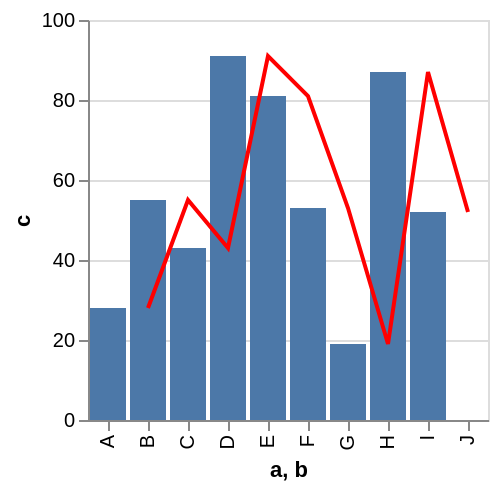

Describe this chart as a Vega-Lite specification.
### Vega specification from a JSON file in a GitHub repository (floating-point values rounded to 4 significant figures)
{"$schema": "https://vega.github.io/schema/vega/v5.json", "autosize": "pad", "padding": 5, "height": 200, "style": "cell", "data": [{"name": "source_0", "values": [{"a": "A", "b": "B", "c": 28}, {"a": "B", "b": "C", "c": 55}, {"a": "C", "b": "D", "c": 43}, {"a": "D", "b": "E", "c": 91}, {"a": "E", "b": "F", "c": 81}, {"a": "F", "b": "G", "c": 53}, {"a": "G", "b": "H", "c": 19}, {"a": "H", "b": "I", "c": 87}, {"a": "I", "b": "J", "c": 52}]}, {"name": "data_0", "source": "source_0", "transform": [{"type": "filter", "expr": "datum[\"c\"] !== null && isFinite(datum[\"c\"])"}]}], "signals": [{"name": "x_step", "value": 20}, {"name": "width", "update": "bandspace(domain('x').length, 0.1, 0.05) * x_step"}], "marks": [{"name": "layer_0_marks", "type": "rect", "style": ["bar"], "from": {"data": "data_0"}, "encode": {"update": {"fill": {"value": "#4c78a8"}, "x": {"scale": "x", "field": "a"}, "width": {"scale": "x", "band": true}, "y": {"scale": "y", "field": "c"}, "y2": {"scale": "y", "value": 0}}}}, {"name": "layer_1_marks", "type": "line", "style": ["line"], "sort": {"field": "datum[\"b\"]"}, "from": {"data": "source_0"}, "encode": {"update": {"stroke": {"value": "red"}, "x": {"scale": "x", "field": "b", "band": 0.5}, "y": {"scale": "y", "field": "c"}, "defined": {"signal": "datum[\"c\"] !== null && isFinite(datum[\"c\"])"}}}}], "scales": [{"name": "x", "type": "band", "domain": {"fields": [{"data": "data_0", "field": "a"}, {"data": "source_0", "field": "b"}], "sort": true}, "range": {"step": {"signal": "x_step"}}, "paddingInner": 0.1, "paddingOuter": 0.05}, {"name": "y", "type": "linear", "domain": {"fields": [{"data": "data_0", "field": "c"}, {"data": "source_0", "field": "c"}]}, "range": [{"signal": "height"}, 0], "nice": true, "zero": true}], "axes": [{"scale": "y", "orient": "left", "gridScale": "x", "grid": true, "tickCount": {"signal": "ceil(height/40)"}, "domain": false, "labels": false, "maxExtent": 0, "minExtent": 0, "ticks": false, "zindex": 0}, {"scale": "x", "orient": "bottom", "grid": false, "title": "a, b", "labelAlign": "right", "labelAngle": 270, "labelBaseline": "middle", "labelOverlap": true, "zindex": 0}, {"scale": "y", "orient": "left", "grid": false, "title": "c", "labelOverlap": true, "tickCount": {"signal": "ceil(height/40)"}, "zindex": 0}]}
